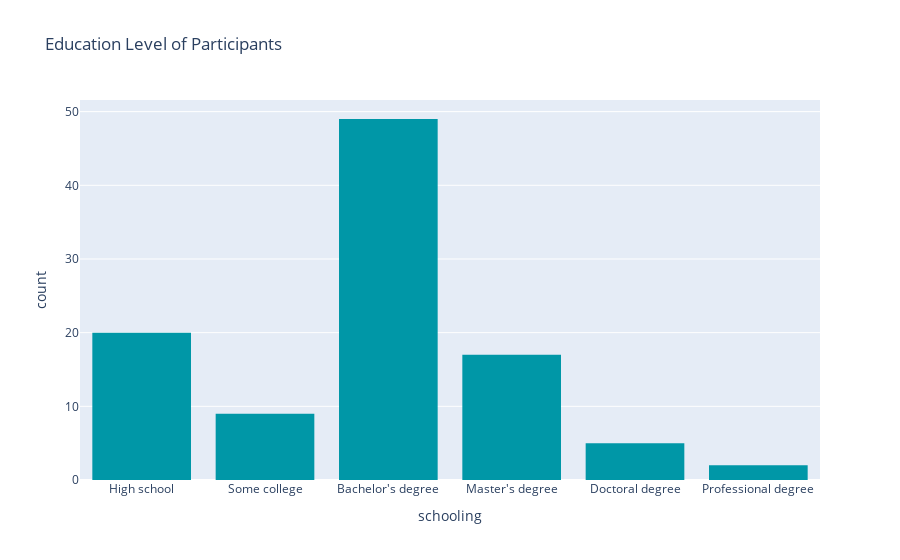

The notebook cell saved with this chart:
### Code cell
education_mapping = {1:'Less than high school', 2:'High school', 3:'Some college', 4:'Bachelor\'s degree', 5:'Master\'s degree', 6:'Doctoral degree', 7:'Professional degree'}

combined_temp = combined.copy()
combined_temp.schooling = combined_temp.schooling.map(education_mapping)

fig = px.histogram(combined_temp, x="schooling", title='Education Level of Participants', color_discrete_sequence=['#0097a7'], category_orders={'schooling':list(education_mapping.values())})
fig.show()

### Figure 1 — Plotly figure (JSON) as saved in the notebook; plotly's stock layout.template omitted (floating-point values rounded to 4 significant figures)
{"data": [{"alignmentgroup": "True", "bingroup": "x", "hovertemplate": "schooling=%{x}<br>count=%{y}<extra></extra>", "legendgroup": "", "marker": {"color": "#0097a7", "pattern": {"shape": ""}}, "name": "", "offsetgroup": "", "orientation": "v", "showlegend": false, "type": "histogram", "x": ["Master's degree", "Bachelor's degree", "Bachelor's degree", "Bachelor's degree", "Bachelor's degree", "Bachelor's degree", "Bachelor's degree", "Master's degree", "Master's degree", "Bachelor's degree", "Master's degree", "Doctoral degree", "Master's degree", "Master's degree", "Master's degree", "Master's degree", "High school", "High school", "Bachelor's degree", "High school", "High school", "Bachelor's degree", "Bachelor's degree", "Master's degree", "Some college", "Master's degree", "High school", "Bachelor's degree", "Bachelor's degree", "Bachelor's degree", "Bachelor's degree", "Some college", "Bachelor's degree", "Doctoral degree", "Bachelor's degree", "High school", "Bachelor's degree", "Master's degree", "Professional degree", "Bachelor's degree", "Bachelor's degree", "Bachelor's degree", "Some college", "Doctoral degree", "Bachelor's degree", "Master's degree", "Bachelor's degree", "Master's degree", "Bachelor's degree", "High school", "Bachelor's degree", "Bachelor's degree", "Doctoral degree", "Professional degree", "Bachelor's degree", "Bachelor's degree", "Bachelor's degree", "Master's degree", "High school", "Bachelor's degree", "Bachelor's degree", "Master's degree", "Bachelor's degree", "Some college", "Bachelor's degree", "High school", "Bachelor's degree", "Bachelor's degree", "High school", "Some college", "Some college", "High school", "Some college", "High school", "Bachelor's degree", "High school", "Bachelor's degree", "Master's degree", "Doctoral degree", "High school", "Bachelor's degree", "High school", "High school", "Some college", "Bachelor's degree", "Bachelor's degree", "Some college", "Bachelor's degree", "Bachelor's degree", "High school", "Bachelor's degree", "Bachelor's degree", "High school", "Bachelor's degree", "High school", "Bachelor's degree", "Bachelor's degree", "Bachelor's degree", "Bachelor's degree", "Master's degree", "Bachelor's degree", "High school"], "xaxis": "x", "yaxis": "y"}], "layout": {"barmode": "relative", "legend": {"tracegroupgap": 0}, "title": {"text": "Education Level of Participants"}, "xaxis": {"anchor": "y", "categoryarray": ["Less than high school", "High school", "Some college", "Bachelor's degree", "Master's degree", "Doctoral degree", "Professional degree"], "categoryorder": "array", "domain": [0, 1], "title": {"text": "schooling"}}, "yaxis": {"anchor": "x", "domain": [0, 1], "title": {"text": "count"}}}}
